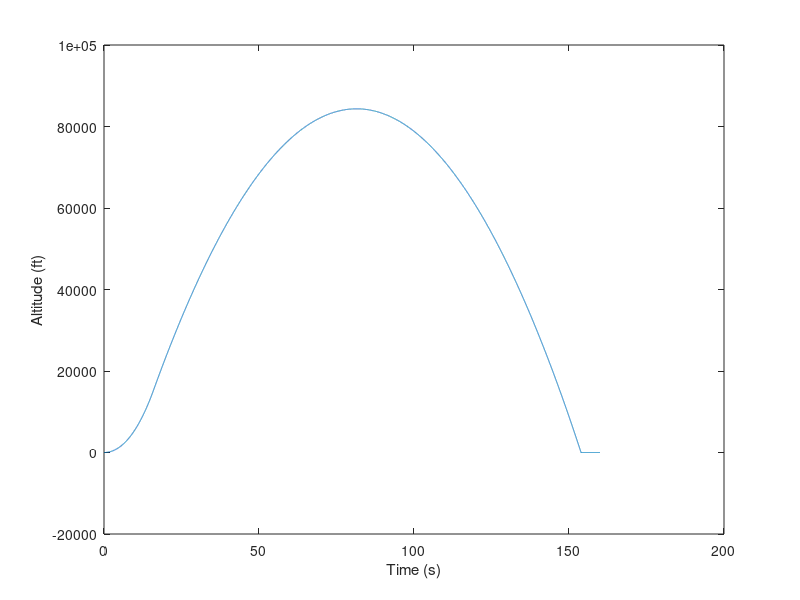
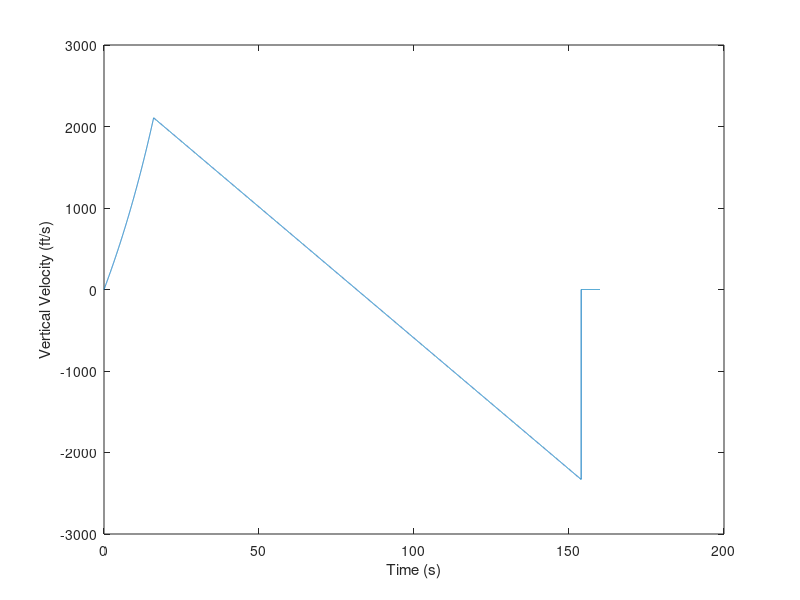
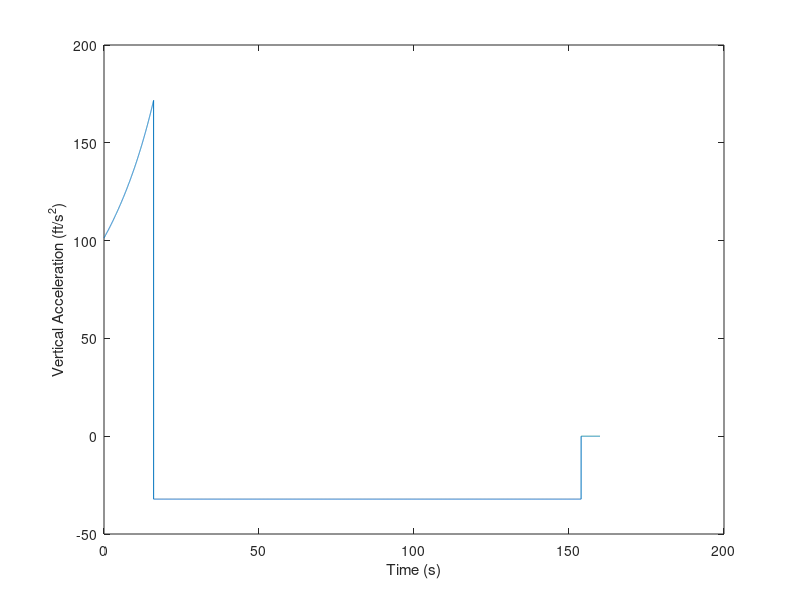

The MATLAB script that drew these images, in order:
% Problem 1 Mod Solution:
% One-Dimensional Flight Modeling
clc; clear variables; close all;

%% Initial values
% Use values from Endurance
% Add initial/burn/final times, timestep, total timesteps
% Add wet/dry weight, gravity, average thrust
% Add initial conditions (a, v, z)

t_i = 0; t_b = 16; t_f = 160; dt = 0.01;
t = [t_i:dt:t_f];
t_steps = length(t);

W_wet = -139.80; % weight points down
W_dry = -91.53;
W_dot = (W_dry - W_wet)/t_b;
g = 32.174;

T_avg = 580;

v_i = 0; z_i = 0;

%% Initialize arrays
% We want to track:
% time
% weight, thrust, total force
% acceleration, velocity, position

W = zeros(1,t_steps);
m = zeros(1,t_steps);
T = zeros(1,t_steps);
F = zeros(1,t_steps);

atm_rho = zeros(1,t_steps);
atm_P = zeros(1,t_steps);
atm_T = zeros(1,t_steps);

a = zeros(1,t_steps);
v = zeros(1,t_steps);
z = zeros(1,t_steps);

%% Fill Initial Conditions
    W(1) = W_wet;
    m(1) = abs(W(1)) / g;
    T(1) = T_avg;
    
    v(1) = v_i;
    z(1) = z_i;
    
%% Simulate
% Follow pseudocode from slides

for i = 1:t_steps-1
    
    %% Current State Calculations  
    % Newton's 2nd Law
    F(i) = T(i) + W(i);
    a(i) = F(i) / m(i);
    
    %% Calculate Future State
        if t(i+1) <= t_b
            W(i+1) = W(i) + W_dot*dt;
            m(i+1) = abs(W(i+1)) / g;
            T(i+1) = T_avg;
        else
            W(i+1) = W_dry;
            m(i+1) = abs(W(i+1)) / g;
            T(i+1) = 0;
        end

        % Euler method
        v(i+1) = v(i) + a(i)*dt;
        z(i+1) = z(i) + v(i)*dt;
    
    %% End Condition
    if z(i) <= 0 && v(i) < 0
        break
    end
end

%% Results
% Find apogee, max velocity, max acceleration
% as well as the times at which they happen

[z_max, i_z_max] = max(z);
[v_max, i_v_max] = max(v);
[a_max, i_a_max] = max(a);

t_z_max = t(i_z_max);
t_v_max = t(i_v_max);
t_a_max = t(i_a_max);

%% Plotting
% Plot altitude vs. time
figure(1)
plot(t,z)
xlabel('Time (s)')
ylabel('Altitude (ft)')

% Plot velocity vs. time
figure(2)
plot(t,v)
xlabel('Time (s)')
ylabel('Vertical Velocity (ft/s)')

% Plot acceleration vs. time
figure(3)
plot(t,a)
xlabel('Time (s)')
ylabel('Vertical Acceleration (ft/s^{2})')